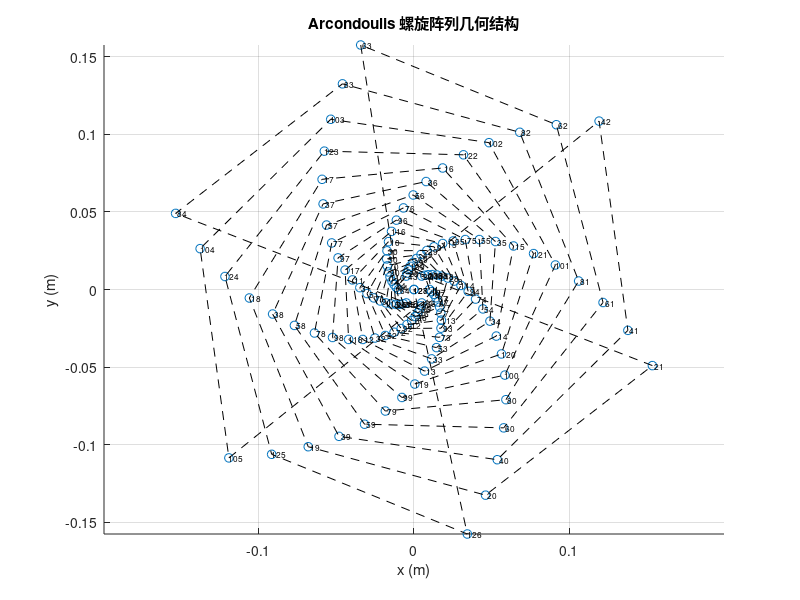
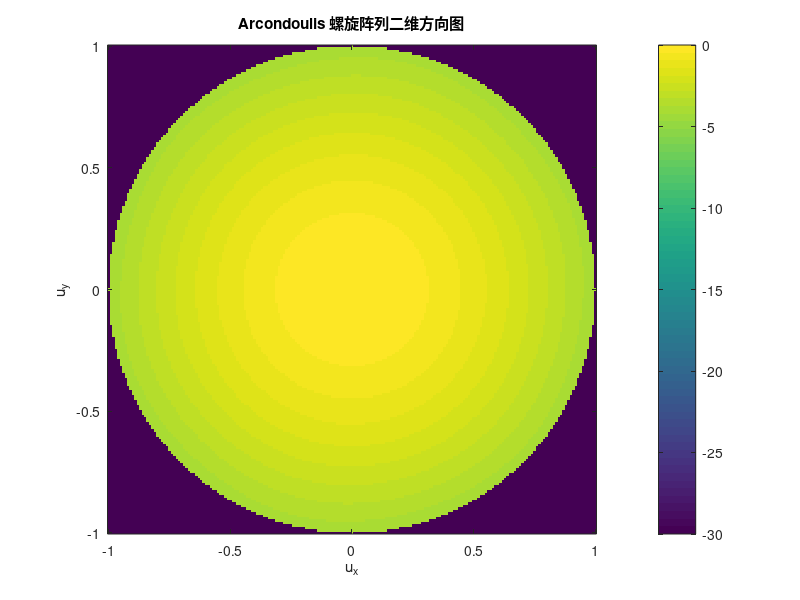
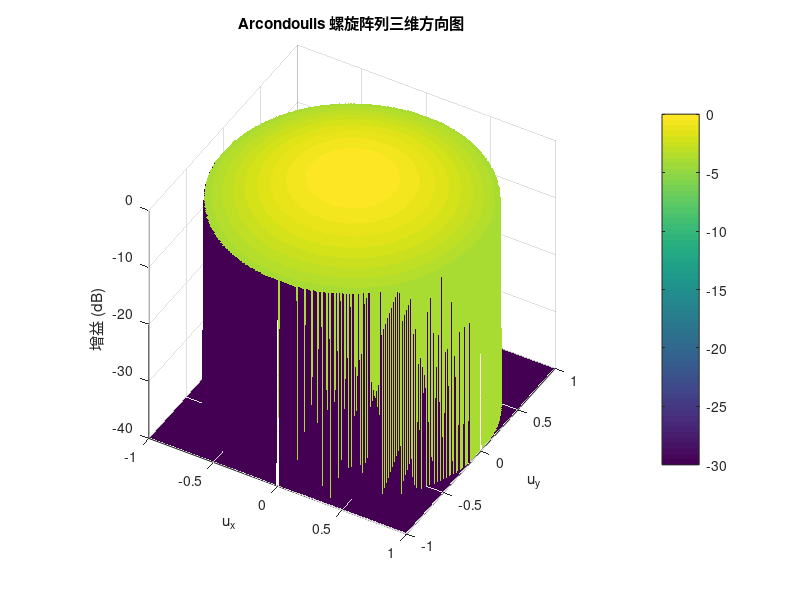

These charts were generated, in order, by the following MATLAB code:
% Arcondoulis 螺旋阵列 —— 阵列几何 + 波束图
% 单臂螺旋、基于方向余弦坐标绘制的阵列方向图
% M控制螺旋臂数
%% 阵列参数
N = 128;    % 阵元数
M = 6;      % 单臂螺旋
a = 0.01;          % 起始半径 (m)
b = 0.15;          % 螺旋扩展率
nTurns = 3;        % 螺旋圈数
fc = 20e3;
c = 340;
lambda = c / fc;    % 波长
k = 2*pi/lambda;    % 波数

% 每臂阵元数
N_arm = N / M;

%% 单臂螺旋阵元位置
pos = zeros(3,N);
idx = 1;

for m = 0:M-1
    for k = 1:N_arm
        theta = (k - 1) / (N_arm-1) * 2 * pi * nTurns; % 螺旋角度
        r = a * exp(b*theta);   % 对数螺旋
        th = theta + 2*pi*m/M; % 单臂时 m=0，即不偏移
        x = r * cos(th);
        y = r * sin(th);
        z = 0; % 平面阵列
        pos(:,idx) = [x;y;z];
        idx = idx + 1;
    end
end



%% 定义方向余弦网格
ux = linspace(-1,1,201);
uy = linspace(-1,1,201);
[UX,UY] = meshgrid(ux,uy);

% 合法区域(ux^2 + uy^2 <= 1)
mask = (UX.^2 + UY.^2) <= 1;

%% 计算阵列因子
AF = zeros(size(UX));
for n = 1:N
    % 阵元位置
    xn = pos(1,n);
    yn = pos(2,n);
    zn = pos(3,n);

    % 相位项 exp(j*k*(ux*x + uy*y + uz*z))
    % uz = sqrt(1 - ux^2 - uy^2)，保证在单位球面上
    uz = sqrt(max(0,1 - UX.^2 - UY.^2));
    AF = AF + exp(1j * k * (xn * UX + yn * UY + zn * uz));
end

%% 归一化
AF = AF ./ max(abs(AF(:)));
AFdB = 20 * log10(abs(AF));
AFdB(~mask) = -40;  % 合法区域外填充低值


%% 阵列几何结构图
figure;
scatter(pos(1,:), pos(2,:), 40, 'ro');
hold on;
plot(pos(1,:), pos(2,:), 'k--');    % 螺旋线连接
text(pos(1,:), pos(2,:), num2str((1:N)'), 'FontSize', 6);
axis equal;
grid on;
xlabel('x (m)');
ylabel('y (m)');
title('Arcondoulis 螺旋阵列几何结构');

%% 绘制二维方向图
figure;
imagesc(ux, uy, AFdB);
axis xy;
axis square;
colorbar;
caxis([-30 0]);     % 截止范围 -30 ~ 0 dB
xlabel('u_x');
ylabel('u_y');
title('Arcondoulis 螺旋阵列二维方向图');

%% 绘制三维方向图
figure;
surf(UX, UY, AFdB,'EdgeColor','none');
axis square;
colorbar;
caxis([-30 0]);
view(30,40);
xlabel('u_x');
ylabel('u_y');
zlabel('增益 (dB)');
title('Arcondoulis 螺旋阵列三维方向图')
